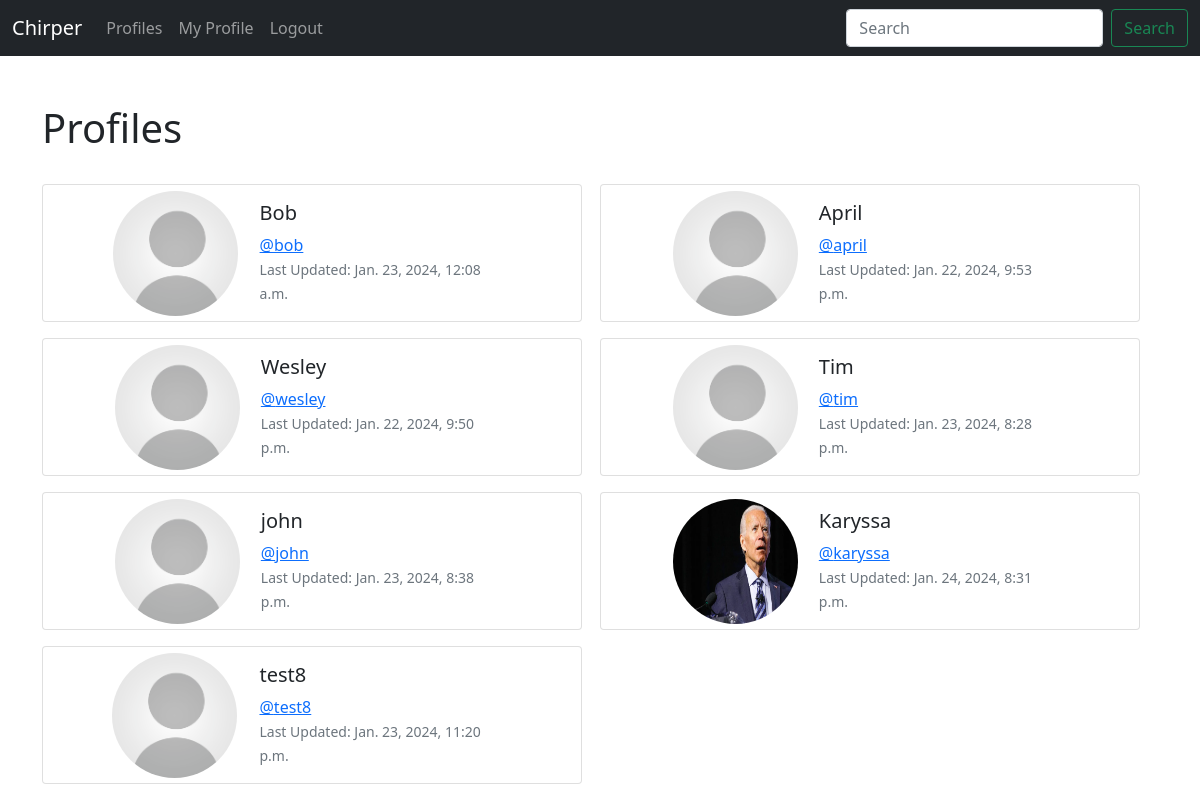
Screenshot of /profile_list/ (signed in) with the database file from the repository.
### Chirper/models.py (models this page shows, shortened)
class Profile(models.Model):
    user = models.OneToOneField(User, on_delete=models.CASCADE)
    follows = models.ManyToManyField("self", related_name="followed_by", symmetrical=False, blank=True)
    date_modified = models.DateTimeField(User, auto_now=True)
    profile_image = models.ImageField(null=True, blank=True, upload_to="images/")

### Chirper/views.py (the view)
# urls.py: path('profile_list/', views.profile_list, name='profile_list'),
def profile_list(request):
    if request.user.is_authenticated:
        profiles = Profile.objects.exclude(user=request.user)
        return render(request, 'profile_list.html', {'profiles':profiles})
    else:
        messages.success(request, ("You must be logged in to view this page"))
        return redirect('home')

### Chirper/templates/profile_list.html
{% extends 'base.html' %}
{% load static %}
{% block content %}
    <br><h1>Profiles</h1><br>
    <div class="col-md-12" style="display: grid; grid-template-columns: repeat(2, 1fr);">
        {% if profiles %}
            {% for profile in profiles %}
                <div class="card mb-3" style="max-width: 540px; display: flex; align-items: center; justify-content: space-around;">
                    <div class="row g-0">
                        <div class="col-md-4" style="display: grid; place-items: center;">
                            {% if profile.profile_image %}
                                <img src="{{ profile.profile_image.url }}" width="125" height="125" class="image-fluid rounded-circle" alt="{{ profile.user.username }}"/>
                            {% else %}
                                <img src="{% static 'images/generic-user-icon-12.jpg' %}" width="125" height="125" class="image-fluid rounded-circle" alt="{{ profile.user.username }}">
                            {% endif %}
                        </div>
                        <div class="col-md-8">
                            <div class="card-body">
                                <h5 class="card-title">{{ profile.user.username }} <br></h5>
                                <a href="{% url 'profile' profile.user.id %}"><p class="card-text">@{{ profile.user.username|lower }}</p></a>
                                <p class="card-text"><small class="text-muted">Last Updated: {{ profile.date_modified }}</small></p>
                            </div>
                        </div>
                    </div>
                </div>
            {% endfor %}
        {% endif %}
    </div>
{% endblock %}

### rows the page displays
Profile: user.username "Bob", user.username "bob", date_modified "Jan. 23, 2024, 12:08 a.m."
Profile: user.username "April", user.username "april", date_modified "Jan. 22, 2024, 9:53 p.m."
Profile: user.username "Wesley", user.username "wesley", date_modified "Jan. 22, 2024, 9:50 p.m."
Profile: user.username "Tim", user.username "tim", date_modified "Jan. 23, 2024, 8:28 p.m."
Profile: user.username "john", date_modified "Jan. 23, 2024, 8:38 p.m."
Profile: profile_image (picture), user.username "Karyssa", user.username "karyssa", date_modified "Jan. 24, 2024, 8:31 p.m."
Profile: user.username "test8", date_modified "Jan. 23, 2024, 11:20 p.m."
